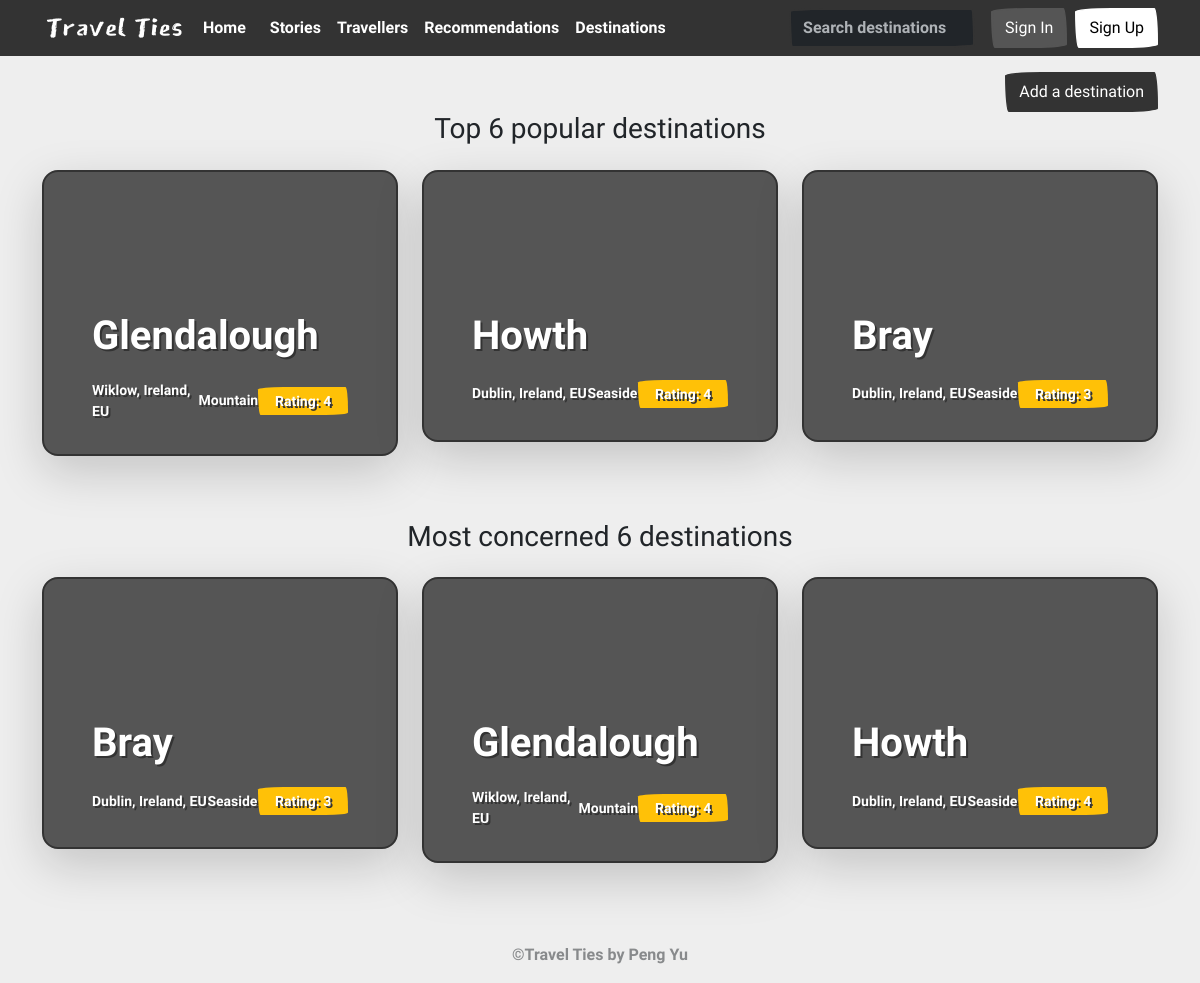
Page /destinations/ on the earlier database version.
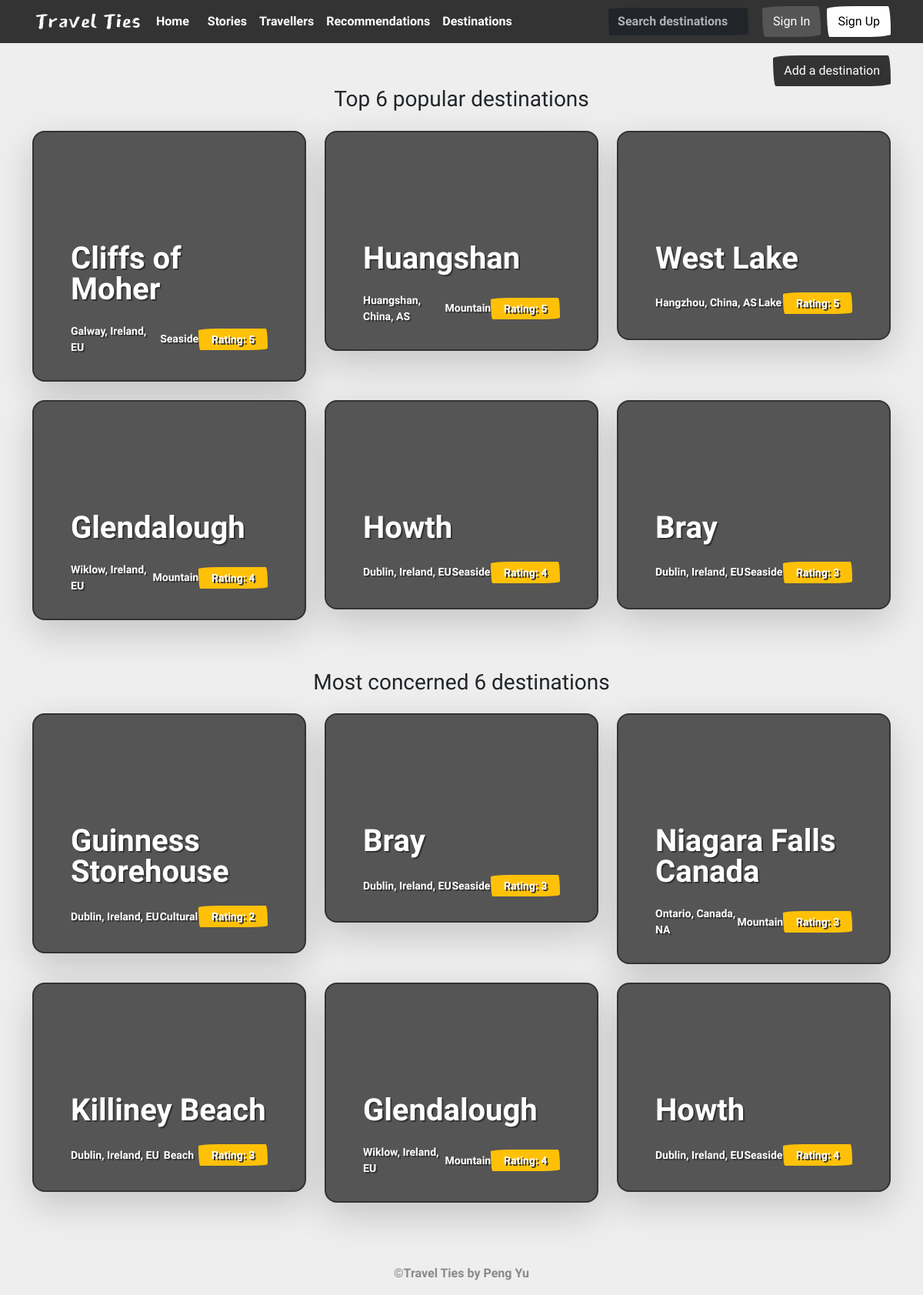
Same page on the later database version.
### app/models.py (models this page shows, shortened)
class Destination(models.Model):
    user = models.ForeignKey(UserProfile, on_delete=models.CASCADE)
    title = models.CharField(max_length=255)
    type = models.CharField(max_length=100, blank=True)
    content = models.TextField()
    images = models.ManyToManyField(Image)
    created_at = models.DateTimeField(auto_now_add=True)
    rating = models.IntegerField(default=0)
    CONTINENT_CHOICES = (
        ('NA', 'North America'),
        ('SA', 'South America'),
        ('EU', 'Europe'),
        ('AS', 'Asia'),
        ('AF', 'Africa'),
        ('OC', 'Oceania'),
        ('AN', 'Antarctica'),
    )
    continent = models.CharField(max_length=2, choices=CONTINENT_CHOICES)
    country = models.CharField(max_length=255)
    city = models.CharField(max_length=255)
    class Meta:
        ordering = ['-created_at']

class Image(models.Model):
    title = models.CharField(max_length=50, null=True, blank=True)
    description = models.CharField(max_length=255, null=True, blank=True)
    url = models.URLField()
    sort = models.IntegerField(default=0)
    IMAGE_CHOICES = (
        ('A', 'avatar'),
        ('P', 'post')
    )
    type = models.CharField(max_length=1, choices=IMAGE_CHOICES, default='P')
    class Meta:
        ordering = ['sort']

### app/views.py (the view, shortened to what this page needs)
# urls.py: path('destinations/', views.DestinationListView.as_view(),
class DestinationListView(ListView):
    template_name = "destinations.html"
    context_object_name = "top10"
    def get_queryset(self):
        return models.Destination.objects.all().order_by(
            '-rating')[:6]
    def get_context_data(self, **kwargs):
        context = super().get_context_data(**kwargs)
        context['bottom10'] = models.Destination.objects.all().order_by(
            'rating')[:6]
        return context

### app/templates/destinations.html (shortened to what the changed rows need)
{% extends "base.html" %}
{% block main %}
    <main>
        <div class="container pb-3" id="custom-cards">
            <div class="row row-cols-1 row-cols-lg-3 align-items-stretch g-4 pb-5 pt-3">
                {% for destination in top10 %}
                        <div class="col">
                            <a class="nav-link" href="{% url 'destination_detail' destination.id %}">
                            <div class="card card-cover h-100 overflow-hidden text-bg-dark rounded-4 shadow-lg"
                                 style="background-image: url('{{ destination.images.first.url }}');
                                        background-size: cover;
                                        text-shadow: 2px 2px #333333">
                                <div class="d-flex flex-column h-100 p-5 pb-3 text-white text-shadow-1">
                                    <h3 class="pt-5 mt-5 mb-4 display-6 lh-1 fw-bold">{{ destination.title }}</h3>
                                    <ul class="d-flex list-unstyled mt-auto justify-content-between">
                                        <li class="d-flex align-items-center">
                                            <small>{{ destination.city }}, {{ destination.country }}, {{ destination.continent }}</small>
                                        </li>
                                        <li class="d-flex align-items-center">
                                            <small>{{ destination.type }}</small>
                                        </li>
                                        <li class="d-flex align-items-center">
                                            <span class="badge text-bg-warning" style="font-size: 14px;">Rating: {{destination.rating}}</span>
                                        </li>
                                    </ul>
                                </div>
                            </div>
                        </a>
                    </div>
                {% endfor %}
            </div>
        </div>
        <div class="container pb-3" id="custom-cards">
            <div class="row row-cols-1 row-cols-lg-3 align-items-stretch g-4 pb-5 pt-3">
                {% for destination in bottom10 %}
                        <div class="col">
                            <a class="nav-link" href="{% url 'destination_detail' destination.id %}">
                            <div class="card card-cover h-100 overflow-hidden text-bg-dark rounded-4 shadow-lg"
                                 style="background-image: url('{{ destination.images.first.url }}');
                                        background-size: cover;
                                        text-shadow: 2px 2px #333333">
                                <div class="d-flex flex-column h-100 p-5 pb-3 text-white text-shadow-1">
                                    <h3 class="pt-5 mt-5 mb-4 display-6 lh-1 fw-bold">{{ destination.title }}</h3>
                                    <ul class="d-flex list-unstyled mt-auto justify-content-between">
                                        <li class="d-flex align-items-center">
                                            <small>{{ destination.city }}, {{ destination.country }}, {{ destination.continent }}</small>
                                        </li>
                                        <li class="d-flex align-items-center">
                                            <small>{{ destination.type }}</small>
                                        </li>
                                        <li class="d-flex align-items-center">
                                            <span class="badge text-bg-warning" style="font-size: 14px;">Rating: {{destination.rating}}</span>
                                        </li>
                                    </ul>
                                </div>
                            </div>
                        </a>
                    </div>
                {% endfor %}
            </div>
        </div>
    </main>
{% endblock main %}

Differences in the rows shown:
added Destination: title "Cliffs of Moher", city "Galway", country "Ireland", continent "EU", type "Seaside", rating "5", shown under "Top 6 popular destinations"
added Destination: title "Huangshan", city "Huangshan", country "China", continent "AS", type "Mountain", rating "5", shown under "Top 6 popular destinations"
added Destination: title "West Lake", city "Hangzhou", country "China", continent "AS", type "Lake", rating "5", shown under "Top 6 popular destinations"
added Destination: title "Guinness Storehouse", city "Dublin", country "Ireland", continent "EU", type "Cultural", rating "2", shown under "Most concerned 6 destinations"
added Destination: title "Niagara Falls Canada", city "Ontario", country "Canada", continent "NA", type "Mountain", rating "3", shown under "Most concerned 6 destinations"
added Destination: title "Killiney Beach", city "Dublin", country "Ireland", continent "EU", type "Beach", rating "3", shown under "Most concerned 6 destinations"
